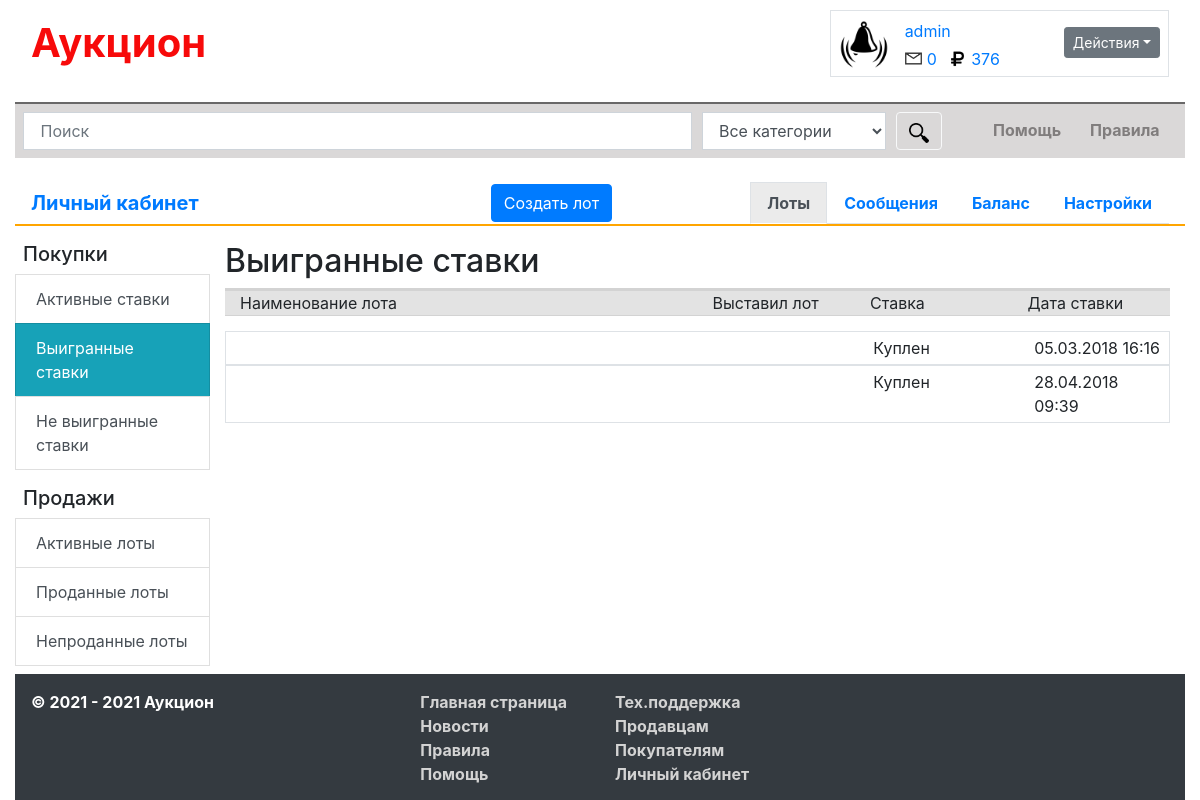
The app's page /cabinet/index.php?nav=lots&winbets (signed in) with its own data.
### tables this page shows
CREATE TABLE `users` (
  `id_users` bigint NOT NULL AUTO_INCREMENT,
  `login` varchar(30) NOT NULL,
  `password` varchar(256) NOT NULL,
  `email` varchar(50) NOT NULL,
  `rating` bigint NOT NULL,
  `date_registration` varchar(20) NOT NULL,
  `money` varchar(10) NOT NULL,
  `image` varchar(500) NOT NULL,
  `country` varchar(100) DEFAULT NULL,
  `city` varchar(100) DEFAULT NULL,
  `info` longtext,
  `last_enter` varchar(20) NOT NULL,
  PRIMARY KEY (`id_users`),
  KEY `id_users` (`id_users`)
);

CREATE TABLE `bets` (
  `id_bets` bigint NOT NULL AUTO_INCREMENT,
  `id_lot` bigint NOT NULL,
  `id_user` bigint NOT NULL,
  `bet` varchar(10) NOT NULL,
  `date_bet` varchar(20) NOT NULL,
  PRIMARY KEY (`id_bets`)
);

### config.php (called while the page is built, shortened)
<?php
    function way()
	{
		$dir = explode('/', $_SERVER['PHP_SELF'], -1);
		if($dir[2] == ''){
			return '/';
		}else{
			return '/'.$dir[2].'/';
		}
	};
	function wayDir()
	{
		$explode = explode('/', $_SERVER['PHP_SELF'], -1);
		if($explode[1] != ''){
			return '../';
		}else{
			return '';
		}
	};
?>

### cabinet/index.php (the view, shortened to what this page needs)
<?php
	include_once '../config.php';
?>
<!DOCTYPE html>
<html lang="ru">
<head>
	<link rel="stylesheet" href="../css/bootstrap.css">
	<link rel="stylesheet" href="../css/style.css">
</head>
<body class="continer-fluid">
	<div class="container">
	    <?php include_once '../header.php'; ?>
	    <div id="mainblock">
	    	<div class="header-cabinet navbar justify-content-between">
	    		<a class="navbar-brand" href="index.php">Личный кабинет</a>
	    		<a href="index.php?newlot" class="btn btn-primary" id="newlot">Создать лот</a>
	    		<div class="nav nav-tabs">
		    		<a class="nav-item nav-link" id="nav-lots" href="index.php?nav=lots">Лоты</a>
		    		<a class="nav-item nav-link" id="nav-msg" href="index.php?nav=msg">Сообщения</a>
		    		<a class="nav-item nav-link" id="nav-money" href="index.php?nav=money">Баланс</a>
		    		<a class="nav-item nav-link" id="nav-settings" href="index.php?nav=settings">Настройки</a>
	    		</div>
	    	</div>
			<div id="lots-content" class="hide">
				<?php include_once 'lots.php'; ?>
			</div>
	    </div>
	    <?php include_once '../footer.php'; ?>
	</div>
</body>
</html>

### header.php (shortened to what this page needs)
<?php
	include_once 'config.php';
?>
<nav class="header navbar navbar-light justify-content-between">
	<a class="navbar-brand" id="logo" href=<?= '"'.way().'"' ?>>Аукцион</a>
	<?php
		if($_COOKIE['auth'] == 'true'){
			echo '
			<div class="private-header border">
				<div class="d-flex" style="height: 65px">
				    <div class="p-2">
				    	<a href="'.way().'cabinet">';
				    	$user = mysqli_fetch_assoc(mysqli_query($link, "SELECT * FROM users WHERE login LIKE '" .$_COOKIE['login']. "'"));
				    	echo '<img src="'.wayDir().'img/img-user/id-' .$user["image"]. '.jpg" width="50" height="50" class="avatar">';
				   echo'</a>
				    </div>
				    <div class="align-self-start p-2 mr-4">
						<div class="flex-column">
							<a href="'.way().'cabinet">'.$_COOKIE['login'].'</a>
							<div class="mt-1">
								<a href="'.way().'cabinet/index.php?nav=msg"><img src="'.wayDir().'img/message.png" width="17" height="17" class="mb-1"><span id="message">0</span></a>
								<a href="'.way().'cabinet/index.php?nav=money"><img src="'.wayDir().'img/rub.png" width="17" height="17" class="mb-1 ml-2"><span id="money">';
								$data = mysqli_fetch_assoc(mysqli_query($link, "SELECT money FROM users WHERE login='".$_COOKIE['login']."'"));
								echo $data['money'];
								echo
								'</span></a>
							</div>
						</div>
				    </div>
				    <div class="private-menu p-2 mt-2 ml-4">
						<div class="btn-group">
							<button type="button" class="btn btn-secondary dropdown-toggle btn-sm" data-toggle="dropdown" aria-haspopup="true" aria-expanded="false">Действия</button>
							<div class="dropdown-menu">
								<form method="post">
									<a class="dropdown-item" href="'.way().'cabinet/index.php?newlot"><strong>Выставить на лот</strong></a>
									<a class="dropdown-item" href="'.way().'cabinet/index.php?nav=lots&activebets">Покупки и продажи</a>
									<a class="dropdown-item" href="'.way().'cabinet/index.php?nav=msg">Сообщения</a>
									<a class="dropdown-item" href="'.way().'cabinet/index.php?nav=settings&main">Настройки</a>
									<div class="dropdown-divider"></div>
									<input type="submit" class="dropdown-item" value="Выйти" name="logout">
								</form>
							</div>
						</div>
				    </div>
				</div>
			</div>
			';
		};
    ?>
</nav>
<div class="container-fluid font-weight-bold p-2 my-3 " id="search">
    		<form>
    			<div class="form-row">
    					<div class="col-7">
    						<input type="text" class="form-control" placeholder=" Поиск" id="inputSearch" name="inputSearch">
    					</div>
    					<div class="col-2">
    						<select class="form-control" id="selectCategory">
    							<option value="0">Все категории</option>
							</select>
    					</div>
    					<div class="col">
    						<button class="btn btn-outline-light" id="goSearch" type="button"><img src=<?php echo '"'.wayDir(); ?>img/search.png" width="20" height="20" style="vertical-align: middle; "></button>
    					</div>
						<a href=<?= '"'.way().'help"' ?> class="col">Помощь</a>
						<a href=<?= '"'.way().'rules"' ?> class="col">Правила</a>
    				</div>
    		</form>
    	</div>

### cabinet/lots.php (shortened to what this page needs)
<div class="container-fluid">
	<div class="row">
		<div class="col-md-2 p-0">
			<h5 class="mt-3 ml-2">Покупки</h5>
			<div class="list-group list-group-bets">
				<a href="index.php?nav=lots&activebets" class="list-group-item list-group-item-action dontborderradius" id="activebets">Активные ставки</a>
				<a href="index.php?nav=lots&winbets" class="list-group-item list-group-item-action" id="winbets">Выигранные ставки</a>
				<a href="index.php?nav=lots&losebets" class="list-group-item list-group-item-action dontborderradius" id="losebets">Не выигранные ставки</a>
			</div>
			<h5 class="mt-3 ml-2">Продажи</h5>
			<div class="list-group list-group-lots">
				<a href="index.php?nav=lots&activelots" class="list-group-item list-group-item-action dontborderradius" id="activelots">Активные лоты</a>
				<a href="index.php?nav=lots&soldlots" class="list-group-item list-group-item-action" id="soldlots">Проданные лоты</a>
				<a href="index.php?nav=lots&unsoldlots" class="list-group-item list-group-item-action dontborderradius" id="unsoldlots">Непроданные лоты</a>
			</div>
		</div>
		<div class="col-md-10 py-2">
			<?php
				if(isset($_GET['winbets']))
				{
					echo '<h2 class="mt-2">Выигранные ставки</h2>
							<div class="winbets_header row">
								<div class="col-md-6">Наименование лота</div>
								<div class="col-md-2">Выставил лот</div>
								<div class="col-md-2">Ставка</div>
								<div class="col-md-2">Дата ставки</div>
							</div>';
					$query_win_bets = mysqli_query($link, "SELECT * FROM bets WHERE id_user = (SELECT id_users FROM users WHERE login = '". $_COOKIE['login'] ."')");
					while ($win_bets = mysqli_fetch_array($query_win_bets)){
						$lot = mysqli_fetch_assoc(mysqli_query($link, "SELECT * FROM lot WHERE id_lot = '". $win_bets['id_lot'] ."'"));
						$user = mysqli_fetch_assoc(mysqli_query($link, "SELECT * FROM users WHERE id_users = '". $lot['id_users'] ."'"));
						if($win_bets['bet'] == 'buy'){
							echo '<div class="border p-1 winbet" id="'. $lot["id_lot"] .'">
								<div class="row">
									<div class="col-md-6 winbet_lotname" style="left: 10px" id="'. $lot["id_lot"] .'">
										'.$lot["lot_name"].'
									</div>
									<div class="col-md-2 winbet_user" id="' .$user["id_users"]. '">
										'. $user["login"] .'
									</div>
									<div class="col-md-2">
										Куплен
									</div>
									<div class="col-md-2">
										'.$win_bets['date_bet'].'
									</div>
								</div>
							</div>';
						}
					}
				}
			?>
		</div>
	</div>
</div>

### css/style.css (style rules this page uses)
#logo, #logo:hover { text-decoration: none; color:#F70A0A; font-weight: bold; font-size: 40px; }
#search { border-top: 2px solid #696868; background: #DAD8D8; }
#search a { margin-top: 6px; text-decoration: none; color: #807D7D; }
.dontborderradius { border-radius: 0 !important; }
#message, #money { padding-left: 5px; }
.private-header a { text-decoration: none; }
.header-cabinet { border-bottom: 2px solid orange; font-weight: bold; padding-bottom: 0px; }
.hide { display: none; }
.show { display: block; }
.activebets_header, .activelots_header, .winbets_header { border-top: 3px solid lightgray; border-bottom: 1px solid lightgray; margin-left: 0px; margin-right: 0px; margin-bottom: 15px; background: #e3e3e3; }

### records on screen
users: money "376"
bets: date_bet "05.03.2018 16:16"
bets: date_bet "28.04.2018 09:39"

### other values on screen
$_COOKIE['login'] "admin"
